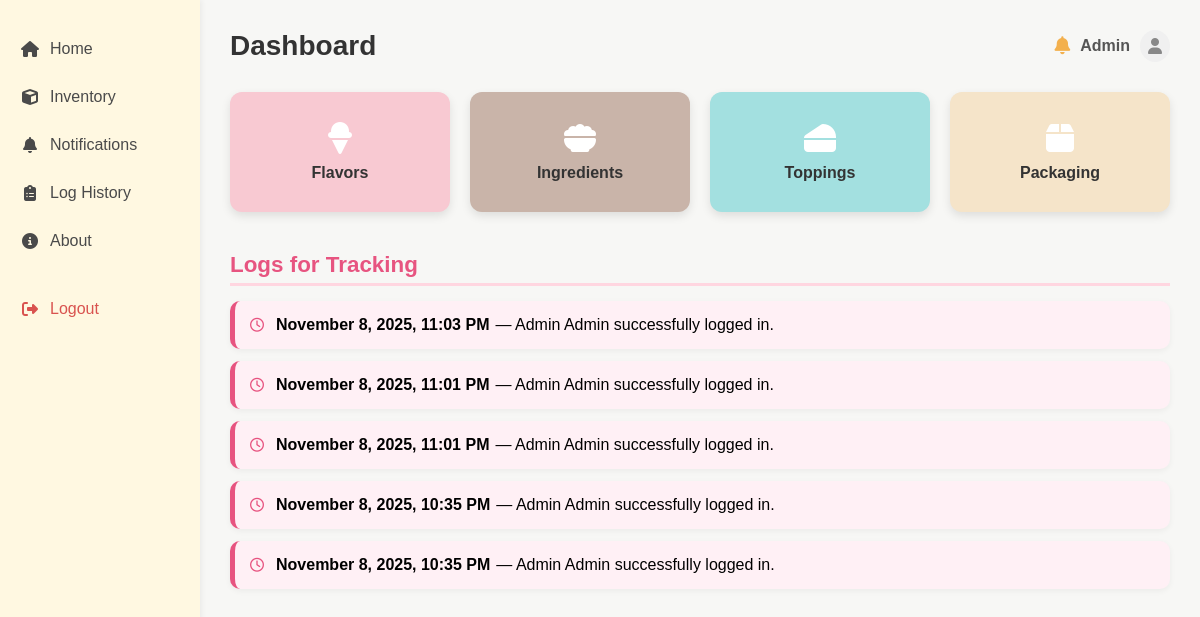
Page /home/ (signed in) on the earlier database version.
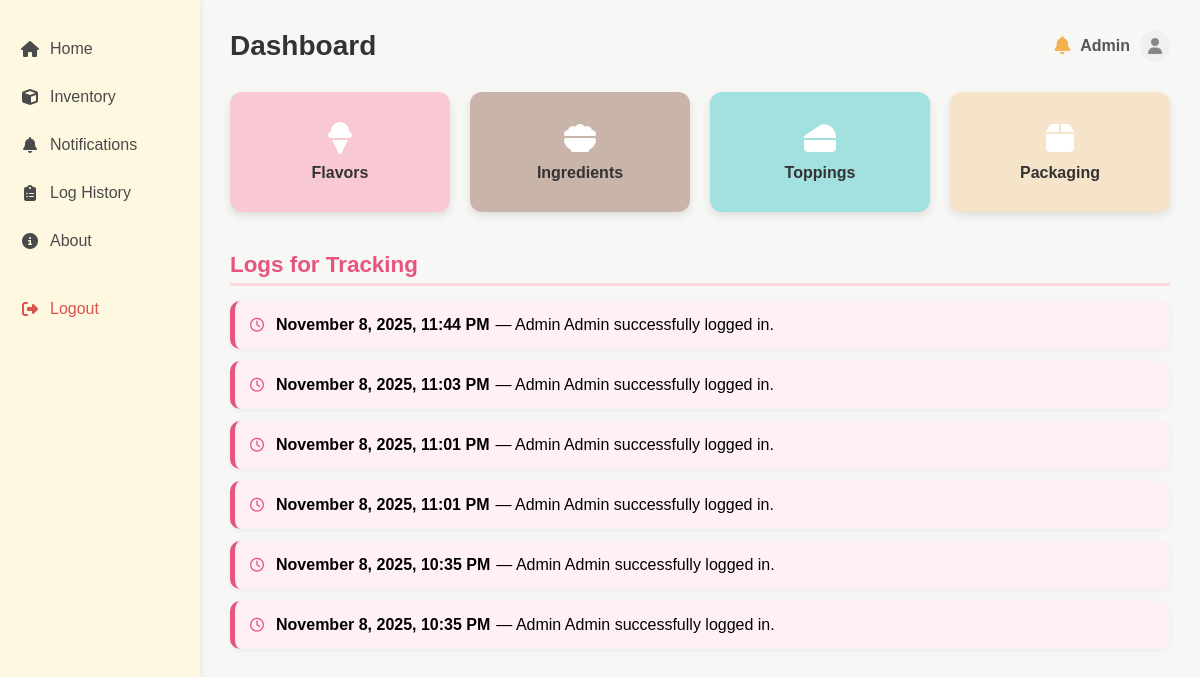
Same page on the later database version.
### sidebar/models.py (models this page shows, shortened)
class LogHistory(models.Model):
    ACTION_CHOICES = [
        ('LOGIN', 'Login'),
        ('ADD', 'Add'),
        ('UPDATE', 'Update'),
        ('DELETE', 'Delete'),
    ]
    staff = models.ForeignKey(User, on_delete=models.SET_NULL, null=True)
    action_taken = models.CharField(max_length=20, choices=ACTION_CHOICES)
    product_name = models.CharField(max_length=100, blank=True, null=True)
    stock_status = models.CharField(max_length=50, blank=True, null=True)
    date_and_time = models.DateTimeField(default=timezone.now)

### sidebar/views.py (the view)
# urls.py: path('', views.home, name='home'),
@login_required
def home(request):
    recent_logs = LogHistory.objects.all().order_by('-date_and_time')[:10]
    return render(request, 'sidebar/home.html', {
        'recent_logs': recent_logs
    })

### sidebar/templates/sidebar/home.html (shortened to what this page needs)
{% load static %}
<!DOCTYPE html>
<html lang="en">
<head>
    <link rel="stylesheet" href="{% static 'css/home.css' %}">
    <link rel="stylesheet" href="https://cdnjs.cloudflare.com/ajax/libs/font-awesome/6.5.0/css/all.min.css">
</head>
<body>
    <div class="container">
        <aside class="sidebar">
            <ul>
                <li><a href="{% url 'home' %}"><i class="fa-solid fa-house"></i> Home</a></li>
                <li><a href="{% url 'inventory' %}"><i class="fa-solid fa-cube"></i> Inventory</a></li>
                <li><a href="{% url 'notifications' %}"><i class="fa-solid fa-bell"></i> Notifications</a></li>
                <li><a href="{% url 'log_history' %}"><i class="fa-solid fa-clipboard-list"></i> Log History</a></li>
                <li><a href="{% url 'about' %}"><i class="fa-solid fa-circle-info"></i> About</a></li>
                <li class="logout"><a href="{% url 'logout' %}"><i class="fa-solid fa-right-from-bracket"></i> Logout</a></li>
            </ul>
        </aside>
        <main class="main-content">
            <header class="topbar">
                <h1>Dashboard</h1>
                <div class="user-info">
                    <a href="{% url 'notifications' %}" class="notification-icon" title="View Notifications">
                        <i class="fa-solid fa-bell"></i>
                    </a>
                    <span>{{ request.user.username|default:"Admin"|title }}</span>
                    <i class="fa-solid fa-user"></i>
                </div>
            </header>
            <section class="cards">
                <a href="{% url 'flavors' %}" class="card flavor">
                    <i class="fa-solid fa-ice-cream"></i>
                    <p>Flavors</p>
                </a>
                <a href="{% url 'ingredients' %}" class="card ingredients">
                    <i class="fa-solid fa-bowl-food"></i>
                    <p>Ingredients</p>
                </a>
                <a href="{% url 'toppings' %}" class="card toppings">
                    <i class="fa-solid fa-cheese"></i>
                    <p>Toppings</p>
                </a>
                <a href="{% url 'packaging' %}" class="card packaging">
                    <i class="fa-solid fa-box"></i>
                    <p>Packaging</p>
                </a>
            </section>
            <section class="log-section">
                <h2>Logs for Tracking</h2>
                <div class="log-list">
                    {% for log in recent_logs %}
                        <div class="log-entry">
                            <i class="fa-regular fa-clock"></i>
                            <strong>{{ log.date_and_time|date:"F j, Y, g:i A" }}</strong> —
                            {% if log.action_taken == "LOGIN" %}
                                Admin {{ log.staff.username|default:"System"|title }} successfully logged in.
                            {% elif log.action_taken == "ADD" %}
                                {{ log.staff.username|title }} added {{ log.product_name }} to inventory ({{ log.stock_status|default:"N/A" }}).
                            {% elif log.action_taken == "UPDATE" %}
                                {{ log.staff.username|title }} updated {{ log.product_name }} ({{ log.stock_status|default:"N/A" }}).
                            {% elif log.action_taken == "DELETE" %}
                                {{ log.staff.username|title }} deleted {{ log.product_name }} from inventory.
                            {% else %}
                                {{ log.staff.username|title }} performed an action: {{ log.get_action_taken_display }}.
                            {% endif %}
                        </div>
                    {% empty %}
                        <p class="no-data">No recent activity logs found.</p>
                    {% endfor %}
                </div>
            </section>
        </main>
    </div>
</body>
</html>

Differences in the rows shown:
added LogHistory: date_and_time "November 8, 2025, 11:44 PM", staff.username "Admin"
